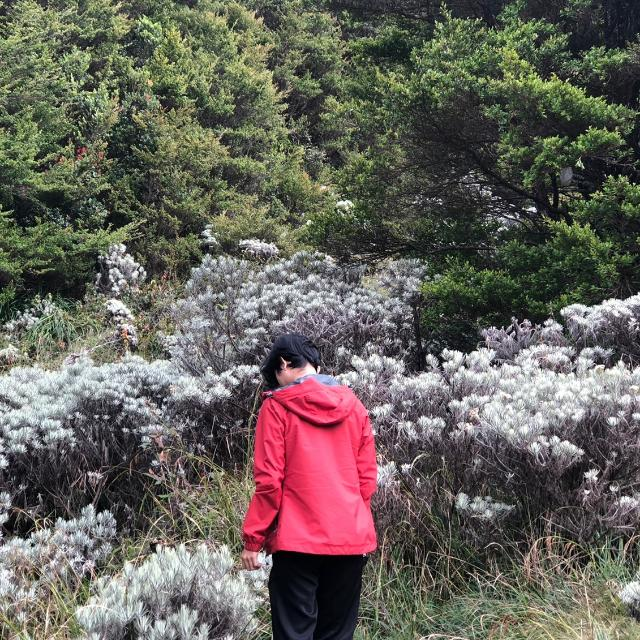
#> input picture PCD/Praktikum 7/rahmat.jpg, 640 x 640 px
$ jupyter execute GrayLevelSlicing_72.ipynb
#> lines starting #> are read from the running program, lines starting #| are printed output that depends on the picture; after the words box and inside, x2 and y2 are one past the last pixel; in counts of white or black regions, pixels touching at a corner belong together
[cell 1]
import cv2
import numpy as np
import matplotlib.pyplot as plt

#membuat variabel img untuk membaca file rahmat.jpg dengan warna grayscale
img = cv2.imread("rahmat.jpg", cv2.IMREAD_GRAYSCALE)
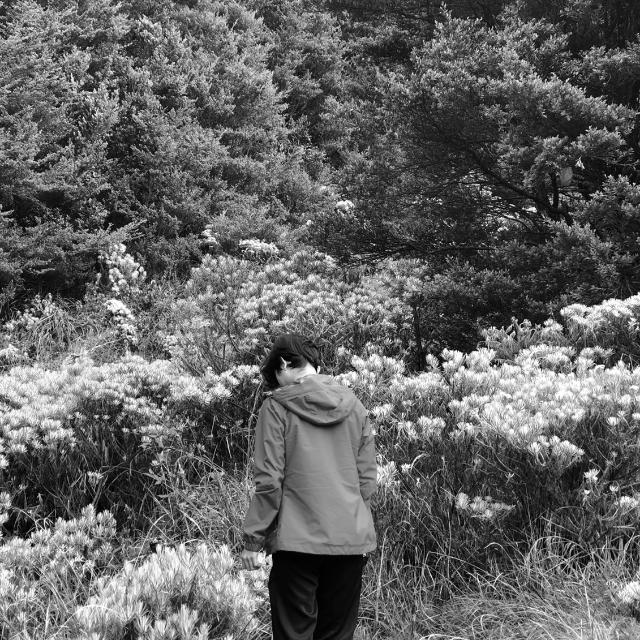
#> img: shape (640, 640); min 0, max 255, mean 98.9

#membuat dimensi dari gambar
row, column = img.shape
#> row = 640; column = 640

#membuat array kosong untuk dimensi gambar
img1 = np.zeros((row,column),dtype = 'uint8')

# membuat batas minimum dan  maksimum
min_range = 10
max_range = 60

# fungsi membuat grayscale menjadi hitam putih
for i in range(row): # melakukan perulangan untuk setiap baris pada gambar
    for j in range(column): # melakukan perulangan untuk setiap  kolom pada gambar
        if img[i,j]>min_range and img[i,j]<max_range: # membuat aturan jika nilai sebuah pixel melebihi batas minimum dan kurang dari batas maksimum baris dan kolom berisi 255
            img1[i,j] = 255
        else: # selain dari dua kemungkinan tadi maka nilainya 0
            img1[i,j] = 0
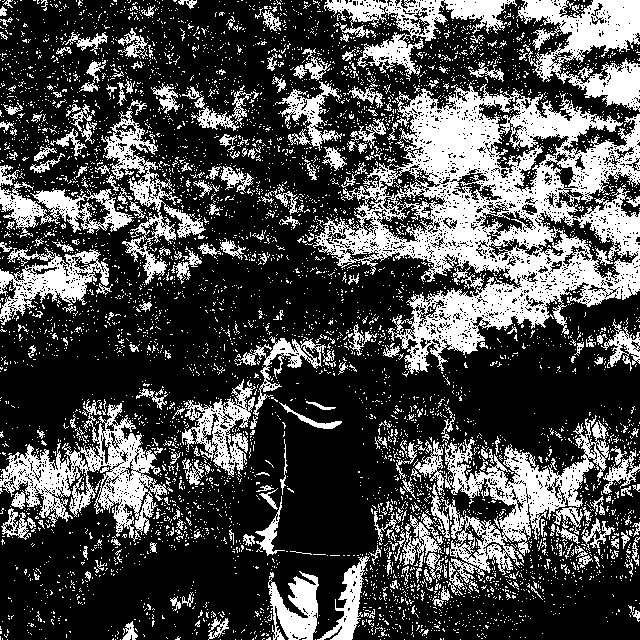
#> img1: shape (640, 640); 29.8% white; 5637 white regions (5368 under 20 px), largest, box (x1, y1, x2, y2) and area: (313, 82, 640, 374) 38482, (440, 418, 609, 583) 8455, (0, 399, 167, 542) 7830

# Menampilkan hasil semua dalam 1 figure 2 baris 2 kolom berukuran 12x12
fig, axes = plt.subplots(2, 2, figsize=(12, 12))
ax = axes.ravel()

# baris 1 kolom 1 dan 2
ax[0].imshow(img, cmap=plt.cm.gray)# menampilkan gambar
ax[0].set_title("Citra Input") # judul gambar
ax[1].hist(img.ravel(), bins=256) # menampilkan histogram gambar dengan intensitas maksimal 256
ax[1].set_title('Histogram Input')

# baris 2 kolom 1 dan 2
ax[2].imshow(img1, cmap=plt.cm.gray)
ax[2].set_title("Citra Output")
ax[3].hist(img1.ravel(), bins=256)
ax[3].set_title('Histogram Output')

fig.tight_layout() # membuat padding pada suplot agar lebih rapih
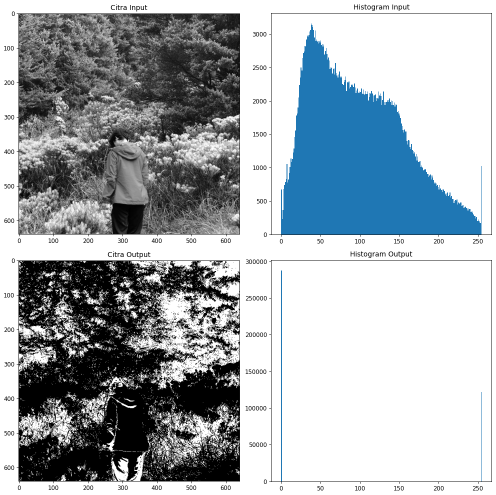
#> figure drawn by matplotlib, 4 panels; panel 2: tallest bar 3154 high, from x = 37.85 to 38.85; panel 4: tallest bar 287471 high, from x = 0 to 0.996
